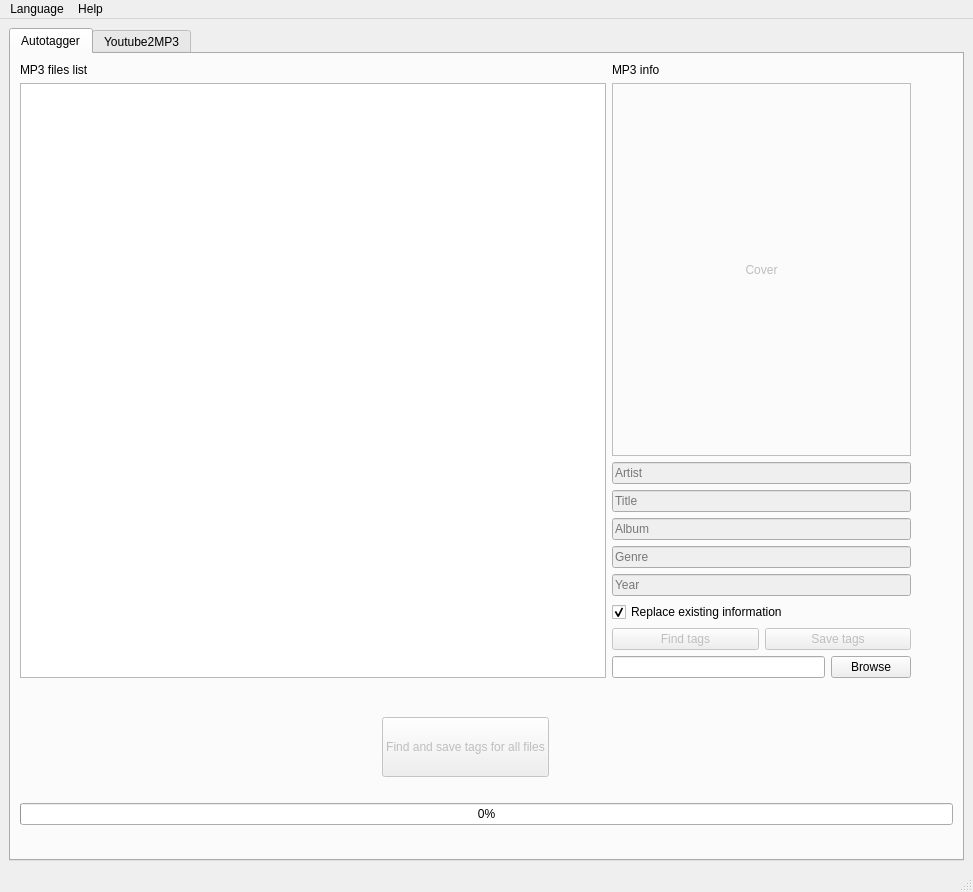
<?xml version="1.0" encoding="UTF-8"?>
<ui version="4.0">
 <class>MainWindow</class>
 <widget class="QMainWindow" name="MainWindow">
  <property name="geometry">
   <rect>
    <x>0</x>
    <y>0</y>
    <width>973</width>
    <height>892</height>
   </rect>
  </property>
  <property name="acceptDrops">
   <bool>false</bool>
  </property>
  <property name="windowTitle">
   <string>MP3 Autotagger</string>
  </property>
  <property name="windowIcon">
   <iconset>
    <normaloff>../media/main_icon.png</normaloff>../media/main_icon.png</iconset>
  </property>
  <property name="autoFillBackground">
   <bool>false</bool>
  </property>
  <widget class="QWidget" name="centralwidget">
   <layout class="QGridLayout" name="gridLayout_2">
    <item row="0" column="0">
     <widget class="QTabWidget" name="tabWidget">
      <property name="sizePolicy">
       <sizepolicy hsizetype="Expanding" vsizetype="Expanding">
        <horstretch>0</horstretch>
        <verstretch>0</verstretch>
       </sizepolicy>
      </property>
      <property name="autoFillBackground">
       <bool>false</bool>
      </property>
      <property name="styleSheet">
       <string notr="true"/>
      </property>
      <property name="currentIndex">
       <number>0</number>
      </property>
      <property name="iconSize">
       <size>
        <width>40</width>
        <height>40</height>
       </size>
      </property>
      <widget class="QWidget" name="tab_autotagger">
       <attribute name="icon">
        <iconset>
         <normaloff>../media/autotagger_icon.png</normaloff>../media/autotagger_icon.png</iconset>
       </attribute>
       <attribute name="title">
        <string>Autotagger</string>
       </attribute>
       <layout class="QGridLayout" name="gridLayout_3">
        <item row="0" column="0" colspan="2">
         <layout class="QGridLayout" name="gridLayout" rowstretch="0,1,1,1,1,1,1,1,0,0,0,0,0,0,0,0,0" columnstretch="4,1,1,0,0">
          <item row="14" column="0" colspan="5">
           <widget class="QProgressBar" name="progressBar_find_save_all_tags">
            <property name="value">
             <number>0</number>
            </property>
           </widget>
          </item>
          <item row="1" column="0" rowspan="9">
           <widget class="QListWidget" name="listWidget_tracks">
            <property name="sizePolicy">
             <sizepolicy hsizetype="Expanding" vsizetype="Expanding">
              <horstretch>0</horstretch>
              <verstretch>0</verstretch>
             </sizepolicy>
            </property>
           </widget>
          </item>
          <item row="6" column="1" colspan="3">
           <widget class="QLineEdit" name="lineEdit_year">
            <property name="enabled">
             <bool>false</bool>
            </property>
            <property name="toolTip">
             <string>Year</string>
            </property>
            <property name="text">
             <string/>
            </property>
            <property name="placeholderText">
             <string>Year</string>
            </property>
           </widget>
          </item>
          <item row="16" column="0" colspan="4">
           <widget class="QLabel" name="label_autotagger_status">
            <property name="text">
             <string/>
            </property>
            <property name="alignment">
             <set>Qt::AlignRight|Qt::AlignTrailing|Qt::AlignVCenter</set>
            </property>
           </widget>
          </item>
          <item row="0" column="1" colspan="3">
           <widget class="QLabel" name="label_mp3_files_2">
            <property name="text">
             <string>MP3 info</string>
            </property>
           </widget>
          </item>
          <item row="10" column="0" colspan="4">
           <widget class="QLabel" name="label_mp3_count">
            <property name="text">
             <string/>
            </property>
           </widget>
          </item>
          <item row="0" column="0">
           <widget class="QLabel" name="label_mp3_files">
            <property name="text">
             <string>MP3 files list</string>
            </property>
           </widget>
          </item>
          <item row="2" column="1" colspan="3">
           <widget class="QLineEdit" name="lineEdit_artist">
            <property name="enabled">
             <bool>false</bool>
            </property>
            <property name="toolTip">
             <string>Artist</string>
            </property>
            <property name="whatsThis">
             <string/>
            </property>
            <property name="autoFillBackground">
             <bool>false</bool>
            </property>
            <property name="inputMask">
             <string/>
            </property>
            <property name="text">
             <string/>
            </property>
            <property name="placeholderText">
             <string>Artist</string>
            </property>
           </widget>
          </item>
          <item row="7" column="1" colspan="3">
           <widget class="QCheckBox" name="checkBox_replace_info">
            <property name="text">
             <string>Replace existing information</string>
            </property>
            <property name="checked">
             <bool>true</bool>
            </property>
           </widget>
          </item>
          <item row="13" column="0" colspan="4">
           <spacer name="verticalSpacer_5">
            <property name="orientation">
             <enum>Qt::Vertical</enum>
            </property>
            <property name="sizeType">
             <enum>QSizePolicy::Preferred</enum>
            </property>
            <property name="sizeHint" stdset="0">
             <size>
              <width>20</width>
              <height>20</height>
             </size>
            </property>
           </spacer>
          </item>
          <item row="9" column="1" colspan="3">
           <layout class="QHBoxLayout" name="horizontalLayout">
            <item>
             <widget class="QLineEdit" name="lineEdit_mp3_dir">
              <property name="enabled">
               <bool>true</bool>
              </property>
              <property name="readOnly">
               <bool>true</bool>
              </property>
             </widget>
            </item>
            <item>
             <widget class="QPushButton" name="pushButton_browse">
              <property name="text">
               <string>Browse</string>
              </property>
             </widget>
            </item>
           </layout>
          </item>
          <item row="5" column="1" colspan="3">
           <widget class="QLineEdit" name="lineEdit_genre">
            <property name="enabled">
             <bool>false</bool>
            </property>
            <property name="toolTip">
             <string>Genre</string>
            </property>
            <property name="text">
             <string/>
            </property>
            <property name="placeholderText">
             <string>Genre</string>
            </property>
           </widget>
          </item>
          <item row="3" column="1" colspan="3">
           <widget class="QLineEdit" name="lineEdit_title">
            <property name="enabled">
             <bool>false</bool>
            </property>
            <property name="toolTip">
             <string>Title</string>
            </property>
            <property name="text">
             <string/>
            </property>
            <property name="placeholderText">
             <string>Title</string>
            </property>
           </widget>
          </item>
          <item row="8" column="1">
           <widget class="QPushButton" name="pushButton_find_tags">
            <property name="enabled">
             <bool>false</bool>
            </property>
            <property name="text">
             <string>Find tags</string>
            </property>
           </widget>
          </item>
          <item row="1" column="1" colspan="3">
           <widget class="QLabel" name="label_cover">
            <property name="enabled">
             <bool>false</bool>
            </property>
            <property name="sizePolicy">
             <sizepolicy hsizetype="Ignored" vsizetype="Ignored">
              <horstretch>0</horstretch>
              <verstretch>0</verstretch>
             </sizepolicy>
            </property>
            <property name="minimumSize">
             <size>
              <width>0</width>
              <height>0</height>
             </size>
            </property>
            <property name="maximumSize">
             <size>
              <width>400</width>
              <height>400</height>
             </size>
            </property>
            <property name="toolTip">
             <string>Click to add new cover</string>
            </property>
            <property name="autoFillBackground">
             <bool>false</bool>
            </property>
            <property name="frameShape">
             <enum>QFrame::Box</enum>
            </property>
            <property name="lineWidth">
             <number>1</number>
            </property>
            <property name="midLineWidth">
             <number>1</number>
            </property>
            <property name="text">
             <string>Cover</string>
            </property>
            <property name="scaledContents">
             <bool>true</bool>
            </property>
            <property name="alignment">
             <set>Qt::AlignCenter</set>
            </property>
           </widget>
          </item>
          <item row="11" column="0" colspan="4">
           <spacer name="verticalSpacer_6">
            <property name="orientation">
             <enum>Qt::Vertical</enum>
            </property>
            <property name="sizeType">
             <enum>QSizePolicy::Preferred</enum>
            </property>
            <property name="sizeHint" stdset="0">
             <size>
              <width>20</width>
              <height>13</height>
             </size>
            </property>
           </spacer>
          </item>
          <item row="8" column="4">
           <spacer name="horizontalSpacer_4">
            <property name="orientation">
             <enum>Qt::Horizontal</enum>
            </property>
            <property name="sizeType">
             <enum>QSizePolicy::Fixed</enum>
            </property>
            <property name="sizeHint" stdset="0">
             <size>
              <width>36</width>
              <height>20</height>
             </size>
            </property>
           </spacer>
          </item>
          <item row="4" column="1" colspan="3">
           <widget class="QLineEdit" name="lineEdit_album">
            <property name="enabled">
             <bool>false</bool>
            </property>
            <property name="toolTip">
             <string>Album</string>
            </property>
            <property name="text">
             <string/>
            </property>
            <property name="placeholderText">
             <string>Album</string>
            </property>
           </widget>
          </item>
          <item row="12" column="0" colspan="4" alignment="Qt::AlignHCenter">
           <widget class="QPushButton" name="pushButton_find_save_all_tags">
            <property name="enabled">
             <bool>false</bool>
            </property>
            <property name="sizePolicy">
             <sizepolicy hsizetype="Preferred" vsizetype="Preferred">
              <horstretch>0</horstretch>
              <verstretch>0</verstretch>
             </sizepolicy>
            </property>
            <property name="minimumSize">
             <size>
              <width>0</width>
              <height>60</height>
             </size>
            </property>
            <property name="maximumSize">
             <size>
              <width>441</width>
              <height>16777215</height>
             </size>
            </property>
            <property name="font">
             <font>
              <weight>50</weight>
              <bold>false</bold>
             </font>
            </property>
            <property name="text">
             <string>Find and save tags for all files</string>
            </property>
           </widget>
          </item>
          <item row="8" column="2" colspan="2">
           <widget class="QPushButton" name="pushButton_save_tags">
            <property name="enabled">
             <bool>false</bool>
            </property>
            <property name="text">
             <string>Save tags</string>
            </property>
           </widget>
          </item>
          <item row="15" column="0" colspan="4">
           <spacer name="verticalSpacer_7">
            <property name="orientation">
             <enum>Qt::Vertical</enum>
            </property>
            <property name="sizeType">
             <enum>QSizePolicy::Preferred</enum>
            </property>
            <property name="sizeHint" stdset="0">
             <size>
              <width>20</width>
              <height>5</height>
             </size>
            </property>
           </spacer>
          </item>
         </layout>
        </item>
       </layout>
      </widget>
      <widget class="QWidget" name="tab_youtube2mp3">
       <attribute name="icon">
        <iconset>
         <normaloff>../media/youtube2mp3_icon.png</normaloff>../media/youtube2mp3_icon.png</iconset>
       </attribute>
       <attribute name="title">
        <string>Youtube2MP3</string>
       </attribute>
       <layout class="QGridLayout" name="gridLayout_5">
        <item row="0" column="0">
         <layout class="QGridLayout" name="gridLayout_4" rowstretch="0,0,0,0,0,0,0,0,0,0,0,0,0,0" columnstretch="0,0,0,0,0,0">
          <item row="1" column="0" colspan="5">
           <spacer name="verticalSpacer_3">
            <property name="orientation">
             <enum>Qt::Vertical</enum>
            </property>
            <property name="sizeType">
             <enum>QSizePolicy::Preferred</enum>
            </property>
            <property name="sizeHint" stdset="0">
             <size>
              <width>20</width>
              <height>75</height>
             </size>
            </property>
           </spacer>
          </item>
          <item row="2" column="0" colspan="5">
           <widget class="QLabel" name="label_vide_title">
            <property name="sizePolicy">
             <sizepolicy hsizetype="Preferred" vsizetype="Fixed">
              <horstretch>0</horstretch>
              <verstretch>0</verstretch>
             </sizepolicy>
            </property>
            <property name="text">
             <string>Video title</string>
            </property>
            <property name="alignment">
             <set>Qt::AlignBottom|Qt::AlignHCenter</set>
            </property>
           </widget>
          </item>
          <item row="9" column="1">
           <widget class="QPushButton" name="pushButton_get_audio_info">
            <property name="sizePolicy">
             <sizepolicy hsizetype="Expanding" vsizetype="Fixed">
              <horstretch>0</horstretch>
              <verstretch>0</verstretch>
             </sizepolicy>
            </property>
            <property name="minimumSize">
             <size>
              <width>0</width>
              <height>70</height>
             </size>
            </property>
            <property name="maximumSize">
             <size>
              <width>16777215</width>
              <height>70</height>
             </size>
            </property>
            <property name="baseSize">
             <size>
              <width>0</width>
              <height>0</height>
             </size>
            </property>
            <property name="text">
             <string>Get audio information</string>
            </property>
           </widget>
          </item>
          <item row="4" column="0" colspan="5">
           <spacer name="verticalSpacer_4">
            <property name="orientation">
             <enum>Qt::Vertical</enum>
            </property>
            <property name="sizeType">
             <enum>QSizePolicy::Preferred</enum>
            </property>
            <property name="sizeHint" stdset="0">
             <size>
              <width>20</width>
              <height>75</height>
             </size>
            </property>
           </spacer>
          </item>
          <item row="9" column="2">
           <spacer name="horizontalSpacer_5">
            <property name="orientation">
             <enum>Qt::Horizontal</enum>
            </property>
            <property name="sizeType">
             <enum>QSizePolicy::Preferred</enum>
            </property>
            <property name="sizeHint" stdset="0">
             <size>
              <width>50</width>
              <height>20</height>
             </size>
            </property>
           </spacer>
          </item>
          <item row="5" column="0" colspan="5">
           <widget class="QLabel" name="label_video_url">
            <property name="sizePolicy">
             <sizepolicy hsizetype="Preferred" vsizetype="Fixed">
              <horstretch>0</horstretch>
              <verstretch>0</verstretch>
             </sizepolicy>
            </property>
            <property name="text">
             <string>Video URL</string>
            </property>
            <property name="alignment">
             <set>Qt::AlignBottom|Qt::AlignHCenter</set>
            </property>
           </widget>
          </item>
          <item row="7" column="0" colspan="5">
           <spacer name="verticalSpacer">
            <property name="orientation">
             <enum>Qt::Vertical</enum>
            </property>
            <property name="sizeType">
             <enum>QSizePolicy::Preferred</enum>
            </property>
            <property name="sizeHint" stdset="0">
             <size>
              <width>20</width>
              <height>40</height>
             </size>
            </property>
           </spacer>
          </item>
          <item row="13" column="0" colspan="5">
           <widget class="QLabel" name="label_yt_status">
            <property name="layoutDirection">
             <enum>Qt::LeftToRight</enum>
            </property>
            <property name="text">
             <string/>
            </property>
            <property name="alignment">
             <set>Qt::AlignBottom|Qt::AlignRight|Qt::AlignTrailing</set>
            </property>
           </widget>
          </item>
          <item row="9" column="5">
           <spacer name="horizontalSpacer">
            <property name="orientation">
             <enum>Qt::Horizontal</enum>
            </property>
            <property name="sizeType">
             <enum>QSizePolicy::Fixed</enum>
            </property>
            <property name="sizeHint" stdset="0">
             <size>
              <width>31</width>
              <height>20</height>
             </size>
            </property>
           </spacer>
          </item>
          <item row="9" column="3">
           <widget class="QPushButton" name="pushButton_download">
            <property name="enabled">
             <bool>false</bool>
            </property>
            <property name="sizePolicy">
             <sizepolicy hsizetype="Expanding" vsizetype="Fixed">
              <horstretch>0</horstretch>
              <verstretch>0</verstretch>
             </sizepolicy>
            </property>
            <property name="minimumSize">
             <size>
              <width>0</width>
              <height>70</height>
             </size>
            </property>
            <property name="maximumSize">
             <size>
              <width>16777215</width>
              <height>70</height>
             </size>
            </property>
            <property name="text">
             <string>Download</string>
            </property>
           </widget>
          </item>
          <item row="0" column="0" colspan="5">
           <widget class="QGroupBox" name="groupBox_options">
            <property name="sizePolicy">
             <sizepolicy hsizetype="Preferred" vsizetype="MinimumExpanding">
              <horstretch>0</horstretch>
              <verstretch>0</verstretch>
             </sizepolicy>
            </property>
            <property name="title">
             <string>Audio options</string>
            </property>
            <layout class="QVBoxLayout" name="verticalLayout">
             <item>
              <widget class="QComboBox" name="comboBox_audio_select">
               <property name="enabled">
                <bool>false</bool>
               </property>
               <property name="toolTip">
                <string>Extension | Bitrate (kbps) | File size (MB)</string>
               </property>
               <property name="statusTip">
                <string/>
               </property>
              </widget>
             </item>
             <item>
              <widget class="QCheckBox" name="checkBox_get_bestaudio">
               <property name="text">
                <string>Get best audio</string>
               </property>
               <property name="checked">
                <bool>true</bool>
               </property>
              </widget>
             </item>
             <item>
              <widget class="QCheckBox" name="checkBox_convert_audio_to_mp3">
               <property name="text">
                <string>Convert audio to .mp3</string>
               </property>
               <property name="checked">
                <bool>true</bool>
               </property>
              </widget>
             </item>
            </layout>
           </widget>
          </item>
          <item row="9" column="0">
           <spacer name="horizontalSpacer_2">
            <property name="orientation">
             <enum>Qt::Horizontal</enum>
            </property>
            <property name="sizeType">
             <enum>QSizePolicy::Preferred</enum>
            </property>
            <property name="sizeHint" stdset="0">
             <size>
              <width>250</width>
              <height>20</height>
             </size>
            </property>
           </spacer>
          </item>
          <item row="6" column="0" colspan="5">
           <widget class="QLineEdit" name="lineEdit_url">
            <property name="text">
             <string/>
            </property>
            <property name="dragEnabled">
             <bool>false</bool>
            </property>
            <property name="placeholderText">
             <string>Enter YouTube URL</string>
            </property>
            <property name="clearButtonEnabled">
             <bool>false</bool>
            </property>
           </widget>
          </item>
          <item row="9" column="4">
           <spacer name="horizontalSpacer_3">
            <property name="orientation">
             <enum>Qt::Horizontal</enum>
            </property>
            <property name="sizeType">
             <enum>QSizePolicy::Preferred</enum>
            </property>
            <property name="sizeHint" stdset="0">
             <size>
              <width>250</width>
              <height>20</height>
             </size>
            </property>
           </spacer>
          </item>
          <item row="3" column="0" colspan="5">
           <widget class="QLineEdit" name="lineEdit_video_title">
            <property name="enabled">
             <bool>true</bool>
            </property>
            <property name="toolTip">
             <string/>
            </property>
            <property name="text">
             <string/>
            </property>
            <property name="dragEnabled">
             <bool>false</bool>
            </property>
            <property name="readOnly">
             <bool>true</bool>
            </property>
            <property name="placeholderText">
             <string/>
            </property>
            <property name="clearButtonEnabled">
             <bool>false</bool>
            </property>
           </widget>
          </item>
          <item row="11" column="0" colspan="6">
           <widget class="QProgressBar" name="progressBar_download">
            <property name="value">
             <number>0</number>
            </property>
           </widget>
          </item>
          <item row="10" column="0" colspan="5">
           <spacer name="verticalSpacer_2">
            <property name="orientation">
             <enum>Qt::Vertical</enum>
            </property>
            <property name="sizeType">
             <enum>QSizePolicy::Preferred</enum>
            </property>
            <property name="sizeHint" stdset="0">
             <size>
              <width>20</width>
              <height>40</height>
             </size>
            </property>
           </spacer>
          </item>
          <item row="12" column="0" colspan="5">
           <spacer name="verticalSpacer_8">
            <property name="orientation">
             <enum>Qt::Vertical</enum>
            </property>
            <property name="sizeType">
             <enum>QSizePolicy::Preferred</enum>
            </property>
            <property name="sizeHint" stdset="0">
             <size>
              <width>20</width>
              <height>5</height>
             </size>
            </property>
           </spacer>
          </item>
         </layout>
        </item>
       </layout>
      </widget>
     </widget>
    </item>
   </layout>
  </widget>
  <widget class="QStatusBar" name="statusbar">
   <property name="mouseTracking">
    <bool>false</bool>
   </property>
  </widget>
  <widget class="QMenuBar" name="menubar">
   <property name="geometry">
    <rect>
     <x>0</x>
     <y>0</y>
     <width>973</width>
     <height>26</height>
    </rect>
   </property>
   <widget class="QMenu" name="menuHelp">
    <property name="title">
     <string>Help</string>
    </property>
    <addaction name="actionAbout"/>
    <addaction name="actionUpdates"/>
   </widget>
   <widget class="QMenu" name="menuLanguages">
    <property name="title">
     <string>Language</string>
    </property>
    <addaction name="actionEnglish"/>
    <addaction name="actionSpanish"/>
   </widget>
   <addaction name="menuLanguages"/>
   <addaction name="menuHelp"/>
  </widget>
  <action name="actionAbout">
   <property name="text">
    <string>About</string>
   </property>
  </action>
  <action name="actionEnglish">
   <property name="text">
    <string>English</string>
   </property>
  </action>
  <action name="actionSpanish">
   <property name="text">
    <string>Spanish</string>
   </property>
  </action>
  <action name="actionUpdates">
   <property name="text">
    <string>Check for updates</string>
   </property>
   <property name="iconText">
    <string>Check for updates</string>
   </property>
  </action>
 </widget>
 <resources/>
 <connections/>
</ui>
